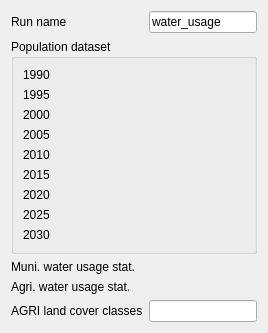
                            <widget class="QWidget" name="WATER_USAGE_">
                              <layout class="QFormLayout" name="formLayout_23">
                                <item row="0" column="0">
                                  <widget class="QLabel" name="label_116">
                                    <property name="text">
                                      <string>Run name</string>
                                    </property>
                                  </widget>
                                </item>
                                <item row="0" column="1">
                                  <widget class="QLineEdit" name="run_name_">
                                    <property name="text">
                                      <string>water_usage</string>
                                    </property>
                                  </widget>
                                </item>
                                <item row="1" column="0" colspan="2">
                                  <widget class="QGroupBox" name="GHS_POP_">
                                    <property name="title">
                                      <string>Population dataset</string>
                                    </property>
                                    <layout class="QFormLayout" name="formLayout_26">
                                      <item row="0" column="0">
                                        <widget class="QLabel" name="label_123">
                                          <property name="text">
                                            <string>1990</string>
                                          </property>
                                        </widget>
                                      </item>
                                      <item row="0" column="1">
                                        <widget class="QgsFileWidget" name="y1990_">
                                          <property name="filter">
                                            <string>Geotiff (*.tiff *.tif);; All Files (*.*)</string>
                                          </property>
                                        </widget>
                                      </item>
                                      <item row="1" column="0">
                                        <widget class="QLabel" name="label_124">
                                          <property name="text">
                                            <string>1995</string>
                                          </property>
                                        </widget>
                                      </item>
                                      <item row="1" column="1">
                                        <widget class="QgsFileWidget" name="y1995_">
                                          <property name="filter">
                                            <string>Geotiff (*.tiff *.tif);; All Files (*.*)</string>
                                          </property>
                                        </widget>
                                      </item>
                                      <item row="2" column="0">
                                        <widget class="QLabel" name="label_125">
                                          <property name="text">
                                            <string>2000</string>
                                          </property>
                                        </widget>
                                      </item>
                                      <item row="2" column="1">
                                        <widget class="QgsFileWidget" name="y2000_">
                                          <property name="filter">
                                            <string>Geotiff (*.tiff *.tif);; All Files (*.*)</string>
                                          </property>
                                        </widget>
                                      </item>
                                      <item row="3" column="0">
                                        <widget class="QLabel" name="label_126">
                                          <property name="text">
                                            <string>2005</string>
                                          </property>
                                        </widget>
                                      </item>
                                      <item row="3" column="1">
                                        <widget class="QgsFileWidget" name="y2005_">
                                          <property name="filter">
                                            <string>Geotiff (*.tiff *.tif);; All Files (*.*)</string>
                                          </property>
                                        </widget>
                                      </item>
                                      <item row="4" column="0">
                                        <widget class="QLabel" name="label_127">
                                          <property name="text">
                                            <string>2010</string>
                                          </property>
                                        </widget>
                                      </item>
                                      <item row="4" column="1">
                                        <widget class="QgsFileWidget" name="y2010_">
                                          <property name="filter">
                                            <string>Geotiff (*.tiff *.tif);; All Files (*.*)</string>
                                          </property>
                                        </widget>
                                      </item>
                                      <item row="5" column="0">
                                        <widget class="QLabel" name="label_128">
                                          <property name="text">
                                            <string>2015</string>
                                          </property>
                                        </widget>
                                      </item>
                                      <item row="5" column="1">
                                        <widget class="QgsFileWidget" name="y2015_">
                                          <property name="filter">
                                            <string>Geotiff (*.tiff *.tif);; All Files (*.*)</string>
                                          </property>
                                        </widget>
                                      </item>
                                      <item row="6" column="0">
                                        <widget class="QLabel" name="label_129">
                                          <property name="text">
                                            <string>2020</string>
                                          </property>
                                        </widget>
                                      </item>
                                      <item row="6" column="1">
                                        <widget class="QgsFileWidget" name="y2020_">
                                          <property name="filter">
                                            <string>Geotiff (*.tiff *.tif);; All Files (*.*)</string>
                                          </property>
                                        </widget>
                                      </item>
                                      <item row="7" column="0">
                                        <widget class="QLabel" name="label_78">
                                          <property name="text">
                                            <string>2025</string>
                                          </property>
                                        </widget>
                                      </item>
                                      <item row="7" column="1">
                                        <widget class="QgsFileWidget" name="y2025_" />
                                      </item>
                                      <item row="8" column="0">
                                        <widget class="QLabel" name="label_138">
                                          <property name="text">
                                            <string>2030</string>
                                          </property>
                                        </widget>
                                      </item>
                                      <item row="8" column="1">
                                        <widget class="QgsFileWidget" name="y2030_" />
                                      </item>
                                    </layout>
                                  </widget>
                                </item>
                                <item row="2" column="1">
                                  <widget class="QgsFileWidget" name="municipal_water_">
                                    <property name="filter">
                                      <string>CSV (*.csv);; All Files (*.*)</string>
                                    </property>
                                  </widget>
                                </item>
                                <item row="2" column="0">
                                  <widget class="QLabel" name="label_130">
                                    <property name="text">
                                      <string>Muni. water usage stat.</string>
                                    </property>
                                  </widget>
                                </item>
                                <item row="3" column="0">
                                  <widget class="QLabel" name="label_131">
                                    <property name="text">
                                      <string>Agri. water usage stat.</string>
                                    </property>
                                  </widget>
                                </item>
                                <item row="3" column="1">
                                  <widget class="QgsFileWidget" name="agricultural_water_">
                                    <property name="filter">
                                      <string>CSV (*.csv);; All Files (*.*)</string>
                                    </property>
                                  </widget>
                                </item>
                                <item row="4" column="0">
                                  <widget class="QLabel" name="label_132">
                                    <property name="text">
                                      <string>AGRI land cover classes</string>
                                    </property>
                                  </widget>
                                </item>
                                <item row="4" column="1">
                                  <widget class="IntList" name="lc_agri_" />
                                </item>
                              </layout>
                            </widget>
